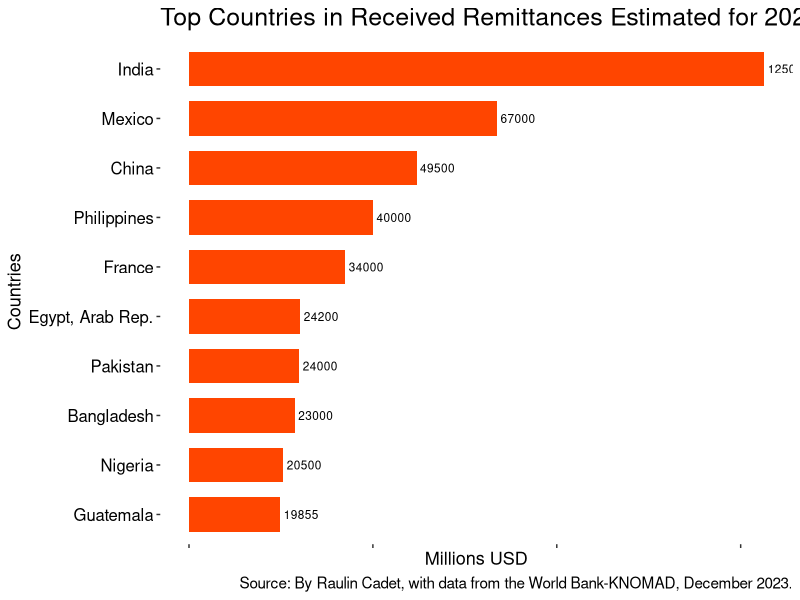

Generate this figure with R:
library(dplyr)
library(ggplot2)

# Source of data: https://www.knomad.org/data/remittances
df=readxl::read_excel("Remittance/inward_remittance_flows_december_2023_1.xlsx",
                    range = "A1:y217")

d23<-df[c("Remittance inflows (US$ million)",'2023e')]
colnames(d23)<-c("Country","2023e")

d23<-d23%>%
  filter(!is.na(`2023e`))%>%arrange(desc(`2023e`))%>%
  head(12)              # remove rows with NA, arrange and select the 12 top values

d23<-d23[3:nrow(d23),]  # remove two regions, including World

g2<-d23%>%
  ggplot(aes(x=reorder(Country,`2023e`),y=`2023e`/1000000))+
  geom_bar(stat='identity',fill='orangered',width = 0.7)+
  geom_text(aes(label = round(`2023e`,2)), hjust = -0.1, size = 3) +  # Add labels
  ggtitle("Top Countries in Received Remittances Estimated for 2023")+xlab('Countries')+ylab("Millions USD")+
  coord_flip()+
  theme_classic()+
  theme(
    axis.line = element_blank(),
    axis.text.x = element_blank(),
    axis.title = element_text(size = 13,color = 'black'),  # Modify axis title font size
    axis.text = element_text(size = 12,color = 'black'),   
    strip.text = element_text(size = 13,color='black'),  # Modify facet title font size
    plot.title = element_text(size = 18,color = 'black')   # Modify plot title font size
  )
g2+labs(caption = "Source: By Raulin Cadet, with data from the World Bank-KNOMAD, December 2023.")+
  theme(plot.caption = element_text(size = 11, color = 'black'))  # to adjust font size

# https://www.oecd-ilibrary.org/sites/4e637bf0-en/index.html?itemId=/content/component/4e637bf0-e
